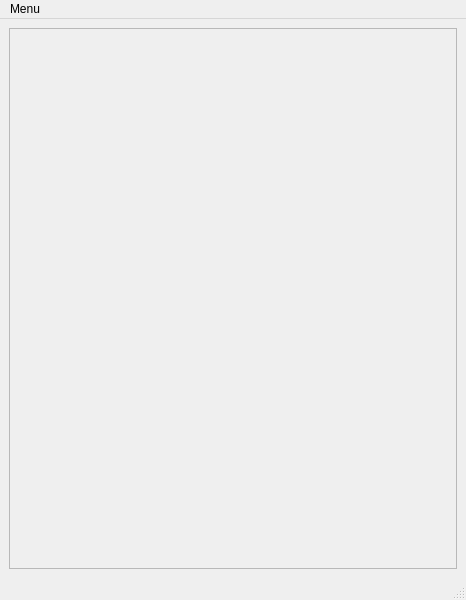
<?xml version="1.0" encoding="UTF-8"?>
<ui version="4.0">
 <class>MainWindow</class>
 <widget class="QMainWindow" name="MainWindow">
  <property name="geometry">
   <rect>
    <x>0</x>
    <y>0</y>
    <width>466</width>
    <height>600</height>
   </rect>
  </property>
  <property name="windowTitle">
   <string>MainWindow</string>
  </property>
  <widget class="QWidget" name="centralwidget">
   <layout class="QGridLayout" name="gridLayout">
    <item row="0" column="0">
     <widget class="QScrollArea" name="scrollArea">
      <property name="widgetResizable">
       <bool>true</bool>
      </property>
      <widget class="QWidget" name="scrollAreaWidgetContents">
       <property name="geometry">
        <rect>
         <x>0</x>
         <y>0</y>
         <width>446</width>
         <height>539</height>
        </rect>
       </property>
      </widget>
     </widget>
    </item>
   </layout>
  </widget>
  <widget class="QMenuBar" name="menubar">
   <property name="geometry">
    <rect>
     <x>0</x>
     <y>0</y>
     <width>466</width>
     <height>19</height>
    </rect>
   </property>
   <widget class="QMenu" name="menuMenu">
    <property name="title">
     <string>Menu</string>
    </property>
    <addaction name="actionClose"/>
   </widget>
   <addaction name="menuMenu"/>
  </widget>
  <widget class="QStatusBar" name="statusbar"/>
  <action name="actionClose">
   <property name="icon">
    <iconset theme="application-exit">
     <normaloff/>
    </iconset>
   </property>
   <property name="text">
    <string>Close</string>
   </property>
  </action>
 </widget>
 <resources/>
 <connections>
  <connection>
   <sender>actionClose</sender>
   <signal>triggered()</signal>
   <receiver>MainWindow</receiver>
   <slot>close()</slot>
   <hints>
    <hint type="sourcelabel">
     <x>-1</x>
     <y>-1</y>
    </hint>
    <hint type="destinationlabel">
     <x>232</x>
     <y>299</y>
    </hint>
   </hints>
  </connection>
 </connections>
</ui>
